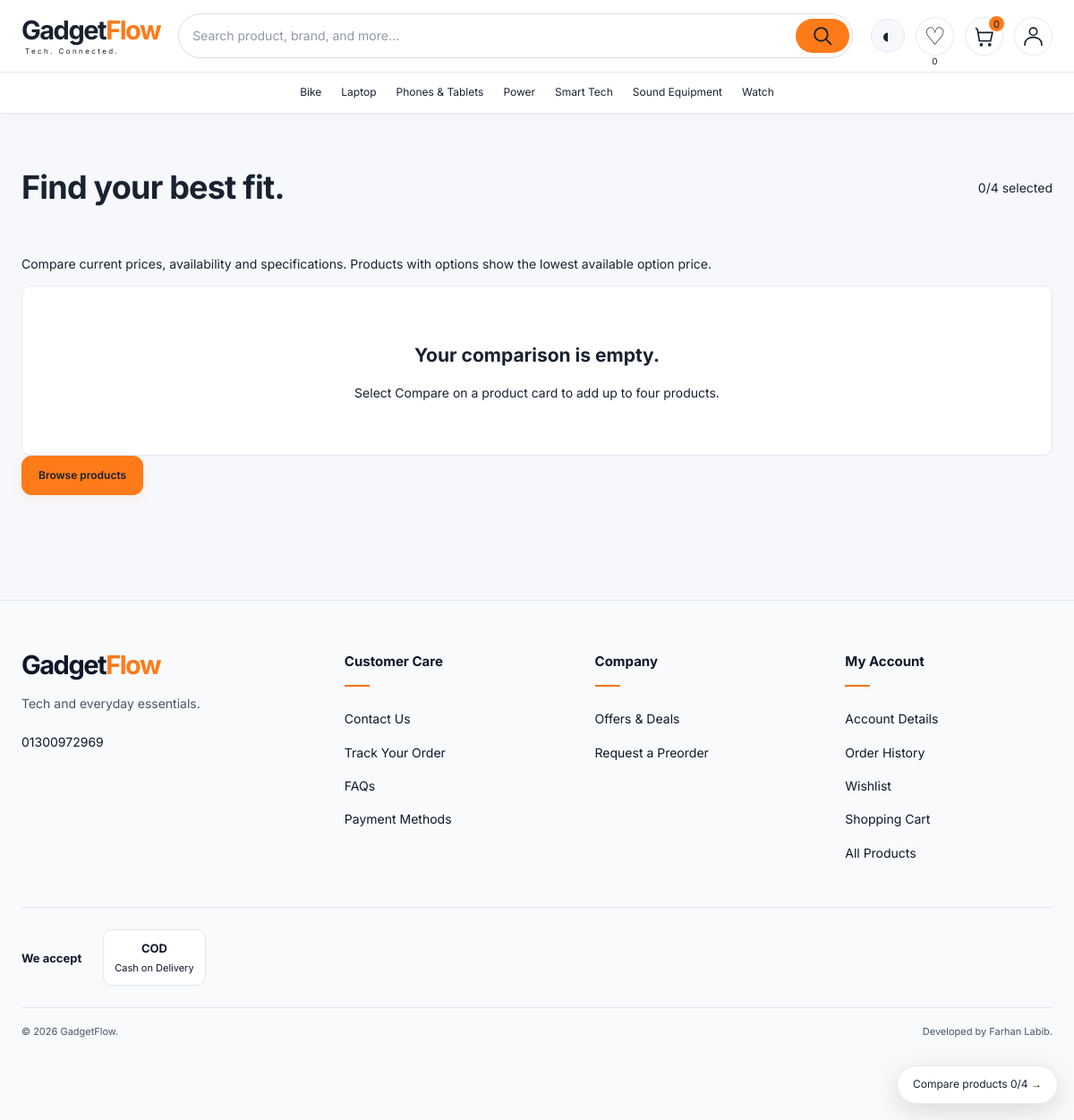
The page /compare/ on the database its author committed.
### shop/models.py (models this page shows, shortened)
class Category(models.Model):
    name = models.CharField(max_length=100, unique=True)
    parent = models.ForeignKey('self', null=True, blank=True, on_delete=models.SET_NULL, related_name='children')
    image = models.ImageField(upload_to='categories/', blank=True)
    featured = models.BooleanField(default=True)
    position = models.PositiveIntegerField(default=0)
    class Meta:
        ordering = ['position', 'name']

class StoreSettings(models.Model):
    bkash_account_type = models.CharField(max_length=20, default='unconfirmed', choices=[
        ('unconfirmed', 'Not confirmed'), ('merchant', 'Merchant'), ('pra', 'Personal Retail Account'), ('personal', 'Personal')])
    bkash_account_confirmed = models.BooleanField(default=False, help_text='Staff verified ownership and account type with bKash.')
    bkash_manual_enabled = models.BooleanField(default=False)
    bkash_manual_approved = models.BooleanField(default=False, help_text='Provider approved this account for receiving business payments using the instructions below.')
    bkash_manual_instructions = models.TextField(blank=True, help_text='Exact provider-approved Merchant Payment instructions. Never substitute Send Money or request a PIN/OTP.')
    bkash_manual_limit = models.DecimalField(max_digits=12, decimal_places=2, default=0, validators=[MinValueValidator(Decimal('0'))], help_text='Confirmed per-payment limit. Zero keeps manual payments unavailable; staff must monitor aggregate account limits.')
    requested_settlement_account = models.CharField(max_length=40, blank=True, help_text='Requested destination only; never passed from checkout to the provider.')
    settlement_bank_name = models.CharField(max_length=150, blank=True)
    settlement_account_holder = models.CharField(max_length=150, blank=True)
    settlement_branch = models.CharField(max_length=150, blank=True)
    settlement_routing_number = models.CharField(max_length=30, blank=True)
    settlement_provider_approved = models.BooleanField(default=False, help_text='Staff record of provider approval; does not configure settlement at the provider.')
    @property
    def manual_bkash_ready(self):
        import re
        return bool(self.bkash_manual_enabled and self.bkash_account_confirmed
                    and self.bkash_manual_approved and self.bkash_account_type in {'merchant', 'pra'}
                    and re.fullmatch(r'01\d{9}', self.bkash_number)
                    and self.bkash_manual_instructions.strip() and self.bkash_manual_limit > 0)
    phone_verified = models.BooleanField(default=False)
    email_verified = models.BooleanField(default=False)
    address_verified = models.BooleanField(default=False)
    address_bn = models.TextField(blank=True)
    support_hours_en = models.CharField(max_length=250, blank=True)
    support_hours_bn = models.CharField(max_length=250, blank=True)
    license_details_en = models.TextField(blank=True)
    license_details_bn = models.TextField(blank=True)
    license_verified = models.BooleanField(default=False)
    cod_enabled = models.BooleanField(default=True)
    updated_at = models.DateTimeField(auto_now=True, null=True)
    name = models.CharField(max_length=100, default='GadgetFlow')
    tagline = models.CharField(max_length=250,
                               default='Your destination for tech and everyday essentials in Bangladesh.')
    phone = models.CharField(max_length=50, blank=True)
    email = models.EmailField(blank=True)
    address = models.TextField(blank=True)
    shipping_price = models.DecimalField(max_digits=10, decimal_places=2, default=0,
                                         validators=[MinValueValidator(Decimal('0'))])
    bkash_number = models.CharField(max_length=20, blank=True,
                                    help_text='Requested receiving number only. Account type and business collection approval must be confirmed separately.')
    privacy_policy = models.TextField(blank=True)
    returns_policy = models.TextField(blank=True)
    shipping_policy = models.TextField(blank=True)

class InformationPage(models.Model):
    SLUGS = [('contact', 'Contact Us'), ('tracking', 'Track Your Order'), ('faqs', 'FAQs'),
             ('shipping', 'Shipping & Delivery'), ('returns', 'Returns & Refunds'),
             ('terms', 'Terms & Conditions'), ('privacy', 'Privacy Policy'),
             ('payments', 'Payment Methods'), ('cookies', 'Cookie Policy'),
             ('about', 'About Us'), ('warranty', 'Warranty & Exchange')]
    slug = models.SlugField(unique=True, choices=SLUGS)
    title_en = models.CharField(max_length=160)
    title_bn = models.CharField(max_length=160, blank=True)
    body_en = models.TextField(blank=True, help_text='Plain text only; HTML is escaped.')
    body_bn = models.TextField(blank=True)
    status = models.CharField(max_length=12, choices=[('draft', 'Draft'), ('published', 'Published')], default='draft')
    footer_group = models.CharField(max_length=20, choices=[('care', 'Customer Care'), ('policies', 'Policies'), ('company', 'Company / Account')])
    position = models.PositiveIntegerField(default=0)
    editorial_notes = models.TextField(blank=True, help_text='Private business decisions/review checklist. Never rendered publicly.')
    updated_at = models.DateTimeField(auto_now=True)
    class Meta:
        ordering = ['position', 'pk']

### shop/views.py (the view)
# urls.py: path('compare/', views.compare, name='compare'),
@never_cache
@require_GET
def compare(request):
    if request.headers.get('Accept') == 'application/json':
        return comparison_response(request)
    return render(request, 'shop/compare.html', comparison_context(request))

### shop/context_processors.py (called while the page is built)
def cart_count(request):
    from .services import comparison_ids, normalized_cart, settings_for_store
    from .models import Category, Wishlist
    from .support import support_context
    store = settings_for_store()
    return {'cart_count': sum(normalized_cart(request.session).values()),
            'nav_categories': Category.objects.filter(parent__isnull=True).prefetch_related('children'),
            **support_context(request, store),
            'compare_ids': comparison_ids(request.session),
            'wishlist_ids': set(Wishlist.objects.filter(user=request.user).values_list('product_id', flat=True))
            if request.user.is_authenticated else set()}

### shop/payments.py (called while the page is built)
def method_ready(method):
    if method not in ONLINE_METHODS:
        return False
    public = urlsplit(settings.PAYMENT_PUBLIC_URL)
    return bool(settings.SSLCOMMERZ_STORE_ID and settings.SSLCOMMERZ_STORE_PASSWORD
                and public.scheme == 'https' and public.hostname
                and not public.username and not public.password
                and not public.path and not public.query and not public.fragment
                and len(settings.PAYMENT_PUBLIC_URL) <= 180
                and (settings.SSLCOMMERZ_CARD_ENABLED and accepted_card_brands() if method == 'CARD'
                     else settings.SSLCOMMERZ_BKASH_ENABLED))

### shop/services.py (called while the page is built, shortened)
def settings_for_store():
    return StoreSettings.objects.filter(pk=1).first() or StoreSettings()

def enabled_payment_methods(store=None):
    store = store or settings_for_store()
    result = [('COD', 'Cash on Delivery')] if store.cod_enabled else []
    if store.manual_bkash_ready:
        result.append(('BKASH', 'bKash — manual transfer verification'))
    from .payments import method_ready
    result.extend((code, label) for code, label in [('CARD', 'Card — secure hosted checkout'),
                  ('ONLINE_BKASH', 'bKash — secure hosted checkout')] if method_ready(code))
    return result

def normalized_cart(session):
    result = {}
    stored = session.get('cart', {})
    if not isinstance(stored, dict):
        return result
    return result

### shop/support.py (called while the page is built)
def language_for(request):
    if request.session.get('support_language') not in (None, 'en'):
        request.session['support_language'] = 'en'
    return 'en'

def text(en, bn, language):
    return en or ''

def localized(obj, field, language):
    return text(getattr(obj, field + '_en', ''), getattr(obj, field + '_bn', ''), language)

### shop/templates/shop/compare.html (shortened to what this page needs)
{% extends 'base.html' %}
{% block content %}
<section class="gf-shell gf-page">
    <div class="gf-section-heading"><h1>Find your best fit.</h1><span><span data-compare-count>{{ compare_ids|length }}</span>/4 selected</span></div>
    <p>Compare current prices, availability and specifications. Products with options show the lowest available option price.</p>
    <div data-compare-content data-url="{% url 'compare' %}">{% include 'shop/includes/compare_content.html' %}</div>
    <a class="gf-button gf-button-primary" href="{% url 'product_list' %}">Browse products</a>
</section>
{% endblock %}

### shop/templates/shop/includes/navbar.html (shortened to what this page needs)
<header class="gf-header">
    <div class="gf-nav gf-shell">
        <a class="gf-brand" href="{% url 'home' %}" aria-label="GadgetFlow home">Gadget<span>Flow</span><small>Tech.
            Connected.</small></a>
        <div class="gf-search-wrap">
            <form class="gf-search" action="{% url 'product_list' %}" method="get" role="search">
                <input id="nav-search" name="q" type="search" autocomplete="off"
                       placeholder="Search product, brand, and more…" value="{{ search_query|default:'' }}"
                       aria-controls="search-suggestions" aria-expanded="false"
                       data-suggest-url="{% url 'ajax_products' %}">
                <button type="submit" aria-label="Search">
                    <svg width="25" height="25" viewBox="0 0 24 24" fill="none" stroke="currentColor" stroke-width="1.8" aria-hidden="true">
                        <circle cx="10" cy="10" r="7"/>
                        <path d="m15 15 6 6"/>
                    </svg>
                </button>
            </form>
        </div>
        <div class="gf-nav-actions"><button class="gf-theme-toggle" type="button" data-theme-toggle aria-label="Switch to dark theme" aria-pressed="false">◐</button><a class="gf-nav-link" href="{% url 'preorder' %}">Pre-order</a><a
                class="gf-icon-link gf-wishlist-link" href="{% url 'wishlist' %}" aria-label="Wishlist, {{ wishlist_ids|length }} saved products">♡<small data-wishlist-count>{{ wishlist_ids|length }}</small></a><a
                class="gf-icon-link gf-cart" href="{% url 'cart_view' %}" data-open-cart aria-label="Cart, {{ cart_count }} items">
            <svg width="25" height="25" viewBox="0 0 24 24" fill="none" stroke="currentColor" stroke-width="1.6" aria-hidden="true">
                <path d="m3 3 2 2 2 12h12l2-9H6"/>
                <circle cx="9" cy="21" r="1"/>
                <circle cx="18" cy="21" r="1"/>
            </svg>
            <span id="cart-count" data-cart-count>{{ cart_count }}</span></a>
            <details class="gf-account">
                <summary aria-label="Account menu">
                    <svg width="25" height="25" viewBox="0 0 24 24" fill="none" stroke="currentColor" stroke-width="1.6" aria-hidden="true">
                        <circle cx="12" cy="7" r="4"/>
                        <path d="M3 22v-2a9 7 0 0 1 18 0v2"/>
                    </svg>
                </summary>
            </details>
        </div>
    </div>
    <nav class="gf-categories" aria-label="Product categories">
        <div class="gf-shell">{% for category in nav_categories %}
            <div class="gf-category-menu"><a
                    href="{% url 'product_list' %}?category={{ category.pk }}">{{ category.name }}</a>
                    </div>{% endfor %}</div>
    </nav>
</header>

### shop/templates/shop/includes/footer.html (shortened to what this page needs)
﻿{% load static %}
<footer class="gf-footer gf-footer-refresh" lang="en">
    <div class="gf-shell gf-footer-grid">
        <div class="gf-footer-brand">
            <a class="gf-brand" href="{% url 'home' %}">Gadget<span>Flow</span></a>
            <p>Tech and everyday essentials.</p>
            {% if store.phone %}<a href="tel:{{ store.phone }}">{{ store.phone }}</a>{% endif %}
        </div>
        <details class="gf-footer-section" open>
            <summary>Customer Care</summary>
            <nav aria-label="Customer Care"><ul class="gf-footer-links">{% for link in information_footer.care %}<li><a href="{{ link.url }}">{{ link.title }}</a></li>{% endfor %}</ul></nav>
        </details>
        <details class="gf-footer-section" open>
            <summary>Company</summary>
            <nav aria-label="Company"><ul class="gf-footer-links">
                <li><a href="{% url 'offers' %}">Offers &amp; Deals</a></li>
                <li><a href="{% url 'preorder' %}">Request a Preorder</a></li>
            </ul></nav>
        </details>
        <details class="gf-footer-section" open>
            <summary>My Account</summary>
            <nav aria-label="My Account"><ul class="gf-footer-links">
                <li><a href="{% url 'profile' %}">Account Details</a></li>
                <li><a href="{% url 'order_history' %}">Order History</a></li>
                <li><a href="{% url 'wishlist' %}">Wishlist</a></li>
                <li><a href="{% url 'cart_view' %}">Shopping Cart</a></li>
                <li><a href="{% url 'product_list' %}">All Products</a></li>
            </ul></nav>
        </details>
    </div>
    {% if footer_payment_badges %}<div class="gf-shell gf-footer-payments"><strong>We accept</strong><ul aria-label="Enabled payment methods">
        {% for badge in footer_payment_badges %}<li class="gf-footer-payment">
            {% if badge.asset %}<img src="{% static badge.asset %}" alt="{{ badge.name }}" width="64" height="32">{% else %}<strong>{{ badge.short }}</strong><span>{{ badge.name }}</span>{% endif %}
        </li>{% endfor %}
    </ul></div>{% endif %}
    <div class="gf-shell gf-footer-bottom"><span>&copy; {% now 'Y' %} GadgetFlow.</span><span>Developed by Farhan Labib.</span></div>
</footer>

### shop/static/shop/premium.css (style rules this page uses)
.gf-theme-toggle { border: 1px solid var(--line); background: var(--surface); color: var(--ink); width: 38px; height: 38px; border-radius: 50%; font-size: 23px; }
.gf-header { box-shadow: 0 4px 18px #18223006; }
.gf-button { border-radius: 11px; transition: transform .18s, box-shadow .18s, background .18s; }
.gf-button-primary { box-shadow: 0 5px 12px #FF7A1818; }
.gf-icon-link small { font-size: 10px; }

### shop/static/shop/footer.css (style rules this page uses)
.gf-footer-refresh .gf-footer-grid { grid-template-columns: minmax(0,1.35fr) repeat(3,minmax(0,1fr)); gap: 48px; padding-bottom: 44px; }
.gf-footer-refresh p { color: #475569; font-size: 14px; }
.gf-footer-refresh .gf-brand, .gf-footer-refresh a:not(.gf-brand) { color: #0f172a; }
.gf-footer-refresh a:not(.gf-brand) { font-size: 14px; line-height: 1.6; padding-block: 5px; overflow-wrap: anywhere; }
.gf-footer-refresh .gf-footer-links { gap: 5px; }
.gf-footer-section { min-width: 0; }
.gf-footer-section summary { position: relative; list-style: none; font-size: 15px; font-weight: 700; padding-bottom: 17px; margin-bottom: 20px; cursor: pointer; }
.gf-footer-section summary::after { content: ''; position: absolute; bottom: 0; left: 0; height: 2px; width: 28px; background: #f97316; }
.gf-footer-payments { border-top: 1px solid #e2e8f0; padding-block: 24px; display: flex; align-items: center; flex-wrap: wrap; gap: 24px; font-size: 13px; }
.gf-footer-payments ul { display: flex; flex-wrap: wrap; list-style: none; padding: 0; margin: 0; gap: 12px; }
.gf-footer-payment { display: flex; flex-direction: column; align-items: center; justify-content: center; gap: 4px; min-width: 96px; padding: 10px 12px; border: 1px solid #e2e8f0; border-radius: 10px; background: white; color: #0f172a; }
.gf-footer-payment span, .gf-footer-payment small { font-size: 11px; }
.gf-footer-refresh .gf-footer-bottom { color: #475569; border-color: #e2e8f0; padding-bottom: 90px; gap: 16px; flex-wrap: wrap; }
@media (min-width: 641px) { .gf-footer-section > nav { display: block !important; } }

### rows shown on the page
Category: name "Bike"
Category: name "Laptop"
Category: name "Phones & Tablets"
Category: name "Power"
Category: name "Smart Tech"
Category: name "Sound Equipment"
Category: name "Watch"
StoreSettings: phone "01300972969"
InformationPage: title "Contact Us"
InformationPage: title "Track Your Order"
InformationPage: title "FAQs"
InformationPage: title "Payment Methods"

### other values the page prints
{{ wishlist_ids|length }} "0"
{{ cart_count }} "0"
{{ compare_ids|length }} "0"
{{ badge.short }} "COD"
{{ badge.name }} "Cash on Delivery"
